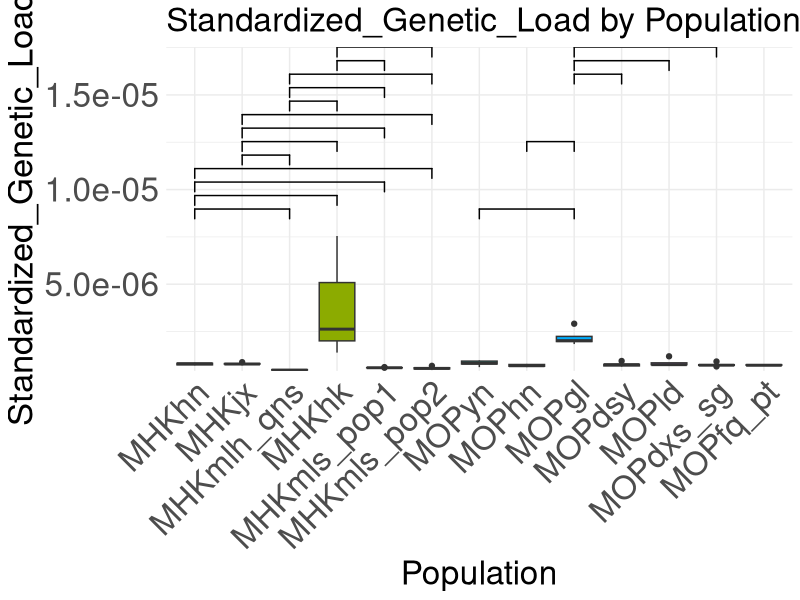
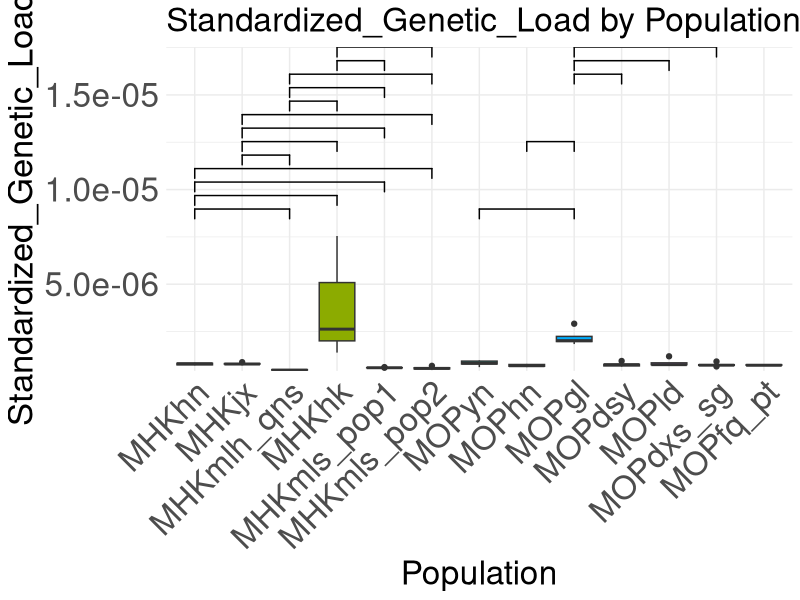

These charts were generated, in order, by the following R code:
# 设置工作目录
setwd("/data2/projects/zwang/m.hk/Snpeff/all_MHK_MOP/rho_V2.0/filtered_SOL_3.5/Individual/snp")

# 加载所需的包
library(ggplot2)
library(tidyr)
library(scales)
library(ggsignif) # 用于添加显著性标记

dat <- read.table("genetic_load_of_individual.HIGH.allpops.refMHK.txt", header = TRUE) 
# 添加种群信息
dat$population <- rep(c("MOPdsy", "MOPfq_pt", "MOPgl", "MHKhk", "MHKhn", "MHKjx", "MHKmls_pop1", "MHKmls_pop2", "MHKmls_pop1", "MHKmls_pop2", "MHKmls_pop1", "MHKmls_pop2", "MHKmlh_qns", "MOPdxs_sg", "MOPhn", "MOPld", "MOPdxs_sg", "MOPfq_pt", "MHKmlh_qns", "MOPyn"), 
                      times = c(7, 1, 4, 3, 8, 4, 4, 4, 3, 1, 2, 8, 3, 2, 7, 5, 8, 2, 4, 5))

# 将种群列转换为有序因子
dat$population <- factor(dat$population, 
                         levels = c("MHKhn", "MHKjx", "MHKmlh_qns", "MHKhk", 
                                    "MHKmls_pop1", "MHKmls_pop2", "MOPyn", "MOPhn", 
                                    "MOPgl", "MOPdsy", "MOPld", 
                                    "MOPdxs_sg", "MOPfq_pt"))

# 计算原始 y 轴范围
y_min <- min(dat$standardized_genetic_load)
y_max <- 2*max(dat$standardized_genetic_load)

# 绘制箱线图
p <- ggplot(dat , aes(x = population, y = standardized_genetic_load, fill = population)) +
  geom_boxplot() +
  labs(title = "Standardized_Genetic_Load by Population",
       x = "Population",
       y = "Standardized_Genetic_Load") +
  scale_y_continuous(labels = scientific, expand = c(0, 0)) +  # 纵轴使用科学计数法
  theme_minimal() +
  theme(axis.text.x = element_text(angle = 45, hjust = 1, size = 24),  # x轴文本字体大小
        axis.text.y = element_text(size = 24),  # y轴文本字体大小
        axis.title.x = element_text(size = 24),  # x轴标题字体大小
        axis.title.y = element_text(size = 25),  # y轴标题字体大小
        plot.title = element_text(size = 24),  # 标题字体大小和加粗
        legend.position = "none")  # 隐藏图例

# 获取所有种群
all_pops <- levels(dat$population)

# 生成所有种群的两两组合
pop_combinations <- combn(all_pops, 2, simplify = FALSE)

# 存储显著性标记信息
signif_labels <- list()
# 用于记录 MHK 和 MOP 各自的计数
MHK_count <- 0
MOP_count <- 0


# 进行 Wilcoxon 秩和检验并添加显著性标记
for (comb in pop_combinations) {
  i <- comb[1]
  j <- comb[2]
  
  # 仅对 MHK 内部或 MOP 内部的种群组合进行检验
  if ((startsWith(i, "MHK") && startsWith(j, "MHK")) || (startsWith(i, "MOP") && startsWith(j, "MOP"))) {
    data_i <- dat$standardized_genetic_load[dat$population == i]
    data_j <- dat$standardized_genetic_load[dat$population == j]
    test_result <- wilcox.test(data_i, data_j, exact = FALSE)
    p_value <- test_result$p.value
    
    # 根据 p 值添加显著性标记
    if (p_value < 0.01) {
      sig_mark <- "**"
    } else if (p_value < 0.05) {
      sig_mark <- "*"
    } else {
      sig_mark <- ""
    }
    if (startsWith(i, "MHK") && startsWith(j, "MHK")) {
      MHK_count <- MHK_count + 1
      y_pos <- max(dat$standardized_genetic_load) + 0.1 * diff(range(dat$standardized_genetic_load)) * MHK_count
    } else {
      MOP_count <- MOP_count + 1
      # 调整 MOP 种群的 y 位置，这里乘以 2 让它们的位置更高
      y_pos <- max(dat$standardized_genetic_load) + 0.1 * diff(range(dat$standardized_genetic_load)) * MOP_count
    }
    
    # 存储标记信息
    signif_labels[[length(signif_labels) + 1]] <- list(
      annotations = sig_mark,
      y_position = y_pos,
      xmin = which(all_pops == i),
      xmax = which(all_pops == j)
    )
  }
}

# 将显著性标记信息转换为数据框
signif_df <- do.call(rbind, lapply(signif_labels, as.data.frame))

# 过滤掉无显著性标记的数据
signif_df <- signif_df[signif_df$annotations != "", ]

# 添加显著性标记到图中
p <- p + geom_signif(data = signif_df, 
                     aes(annotations = annotations, xmin = xmin, xmax = xmax, y_position = y_position),
                     manual = TRUE, 
                     textsize = 5, 
                     inherit.aes = FALSE)


# 显示图形
print(p)
# 保存图形为 PDF
ggsave("genetic_load_boxplot.snp.with_signinf.pdf", plot = p, width = 12, height = 8, units = "in")
# 提取 MOPgl 和 MOPfq_pt 的数据
pop1 <- "MOPgl"
pop2 <- "MOPdsy"
data_pop1 <- dat$standardized_genetic_load[dat$population == pop1]
data_pop2 <- dat$standardized_genetic_load[dat$population == pop2]
# 进行 Wilcoxon 秩和检验
test_result <- wilcox.test(data_pop1, data_pop2)
p_value <- test_result$p.value
  
